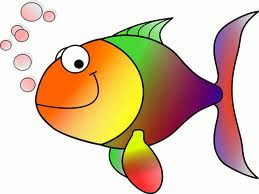
#> input picture HappyFish.jpg, 259 x 194 px
$ jupyter execute 2448503_CIA2.ipynb   (older library calls are emulated)
#> lines starting #> are read from the running program, lines starting #| are printed output that depends on the picture; pictures that were not available may be replaced by others from this repository, and a replacement may not be noted
[cell 1]
import cv2
import numpy as np
import matplotlib.pyplot as plt

image = cv2.imread('HappyFish.jpg', cv2.IMREAD_GRAYSCALE)
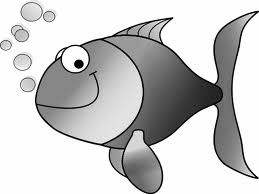
#> image: shape (194, 259); min 0, max 255, mean 200.4

identity_kernel = np.array([[0, 0, 0],
                            [0, 1, 0],
                            [0, 0, 0]])

edge_detection_kernel = np.array([[-1, -1, -1],
                                  [-1,  8, -1],
                                  [-1, -1, -1]])

sharpening_kernel = np.array([[0, -1, 0],
                              [-1, 5, -1],
                              [0, -1, 0]])

box_blur_kernel = np.ones((3, 3), dtype=np.float32) / 9.0

gaussian_blur_kernel = np.array([[1, 2, 1],
                                 [2, 4, 2],
                                 [1, 2, 1]], dtype=np.float32) / 16.0

def apply_operation(image, kernel, operation='convolution'):
    kernel = np.flipud(np.fliplr(kernel)) if operation == 'convolution' else kernel
    output = cv2.filter2D(image, -1, kernel)
    return output

identity_result = apply_operation(image, identity_kernel, 'convolution')
edge_detection_result = apply_operation(image, edge_detection_kernel, 'convolution')
#> call 2 of apply_operation, with kernel = array of shape (3, 3), operation = 'convolution'
#> in apply_operation (call 2), `output = cv2.filter2D(image, -1, kernel)`:
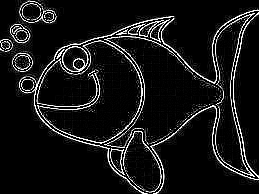
#> output: shape (194, 259); min 0, max 255, mean 22.1
sharpening_result = apply_operation(image, sharpening_kernel, 'convolution')
box_blur_result = apply_operation(image, box_blur_kernel, 'convolution')
#> call 4 of apply_operation, with kernel = array of shape (3, 3), operation = 'convolution'
#> in apply_operation (call 4), `output = cv2.filter2D(image, -1, kernel)`:
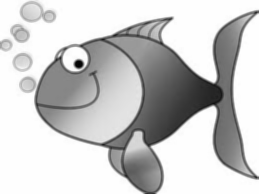
#> output: shape (194, 259); min 3, max 255, mean 200.4
gaussian_blur_result = apply_operation(image, gaussian_blur_kernel, 'convolution')

plt.figure(figsize=(12, 8))

plt.subplot(2, 3, 1)
plt.title('Original Image')
plt.imshow(image, cmap='gray')

plt.subplot(2, 3, 2)
plt.title('Identity Kernel')
plt.imshow(identity_result, cmap='gray')

plt.subplot(2, 3, 3)
plt.title('Edge Detection Kernel')
plt.imshow(edge_detection_result, cmap='gray')

plt.subplot(2, 3, 4)
plt.title('Sharpening Kernel')
plt.imshow(sharpening_result, cmap='gray')

plt.subplot(2, 3, 5)
plt.title('Box Blur Kernel')
plt.imshow(box_blur_result, cmap='gray')

plt.subplot(2, 3, 6)
plt.title('Gaussian Blur Kernel')
plt.imshow(gaussian_blur_result, cmap='gray')

plt.tight_layout()
plt.show()

[cell 2]
from PIL import Image
import cv2
import numpy as np
import matplotlib.pyplot as plt

# Load the image
image_path = 'boat.png'  # Replace with your image path
image = Image.open(image_path)
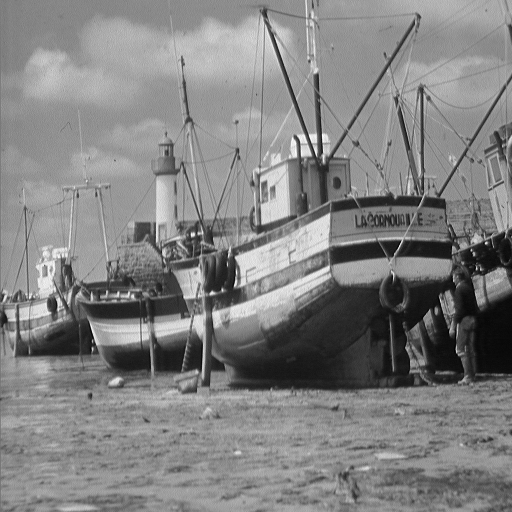
#> input picture boat.png, 512 x 512 px
#> image is the input picture: PIL image 512x512 L; min 0, max 255, mean 129.7

# Define the new size (e.g., half the original size)
new_size = (image.width // 2, image.height // 2)
#> new_size = (256, 256)

# Resize using different interpolation techniques
# i) Bilinear Interpolation
bilinear_image = image.resize(new_size, Image.BILINEAR)
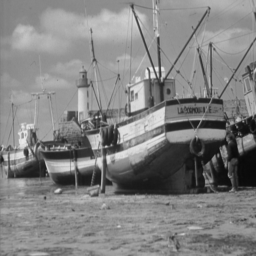
#> bilinear_image: PIL image 256x256 L; min 9, max 236, mean 129.8

# ii) Bicubic Interpolation
bicubic_image = image.resize(new_size, Image.BICUBIC)

# iii) Nearest Neighbor Interpolation
nearest_image = image.resize(new_size, Image.NEAREST)
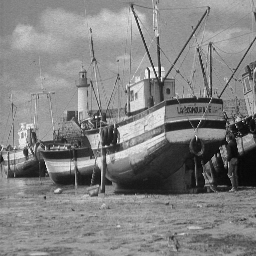
#> nearest_image: PIL image 256x256 L; min 1, max 255, mean 129.7

# iv) Lanczos Interpolation
lanczos_image = image.resize(new_size, Image.LANCZOS)

# Display the images
plt.figure(figsize=(12, 8))

plt.subplot(2, 2, 1)
plt.imshow(bilinear_image)
plt.title('Bilinear Interpolation')
plt.axis('off')

plt.subplot(2, 2, 2)
plt.imshow(bicubic_image)
plt.title('Bicubic Interpolation')
plt.axis('off')

plt.subplot(2, 2, 3)
plt.imshow(nearest_image)
plt.title('Nearest Neighbor Interpolation')
plt.axis('off')

plt.subplot(2, 2, 4)
plt.imshow(lanczos_image)
plt.title('Lanczos Interpolation')
plt.axis('off')

plt.tight_layout()
plt.show()

[cell 3]
import cv2
import matplotlib.pyplot as plt
import os

video_path = "ConjuringSampleVideo.mp4"
cap = cv2.VideoCapture(video_path)

output_folder = "frames"
if not os.path.exists(output_folder):
    os.makedirs(output_folder)

frame_count = 0
frame_interval = 30

while True:
    ret, frame = cap.read()
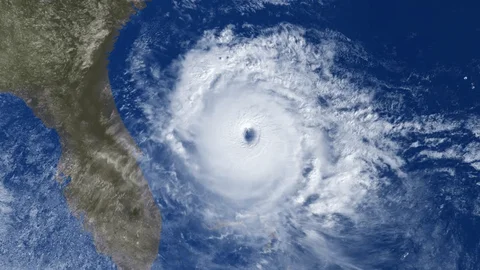
#> input picture SET-3-Program-2.webp, 480 x 270 px, given in place of ConjuringSampleVideo.mp4, which was not available
#> frame is the input picture: shape (270, 480, 3); mean B, G, R 137.4, 109.5, 91.8
    if not ret:
        break  # Stop when video ends

    # Extract frames at specific intervals
    if frame_count % frame_interval == 0:
        frame_filename = f"{output_folder}/frame_{frame_count}.jpg"
        cv2.imwrite(frame_filename, frame)

        # Convert BGR to RGB for Matplotlib display
        frame_rgb = cv2.cvtColor(frame, cv2.COLOR_BGR2RGB)

        # Split channels
        blue_channel, green_channel, red_channel = cv2.split(frame)
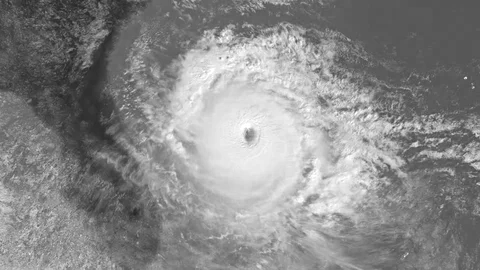
#> blue_channel: shape (270, 480); min 34, max 255, mean 137.4
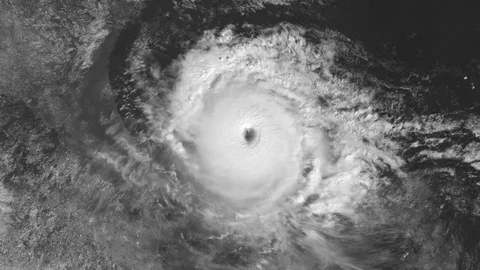
#> green_channel: shape (270, 480); min 25, max 255, mean 109.5
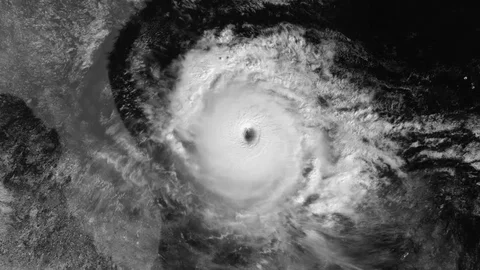
#> red_channel: shape (270, 480); min 0, max 248, mean 91.8

        # Display the original frame and its color components
        fig, axes = plt.subplots(1, 4, figsize=(15, 5))
        axes[0].imshow(frame_rgb)
        axes[0].set_title("Original Frame")
        axes[0].axis("off")

        axes[1].imshow(red_channel, cmap="Reds")
        axes[1].set_title("Red Channel")
        axes[1].axis("off")

        axes[2].imshow(green_channel, cmap="Greens")
        axes[2].set_title("Green Channel")
        axes[2].axis("off")

        axes[3].imshow(blue_channel, cmap="Blues")
        axes[3].set_title("Blue Channel")
        axes[3].axis("off")

        plt.show()

    frame_count += 1

cap.release()
print("Frame extraction and color component analysis completed.")
